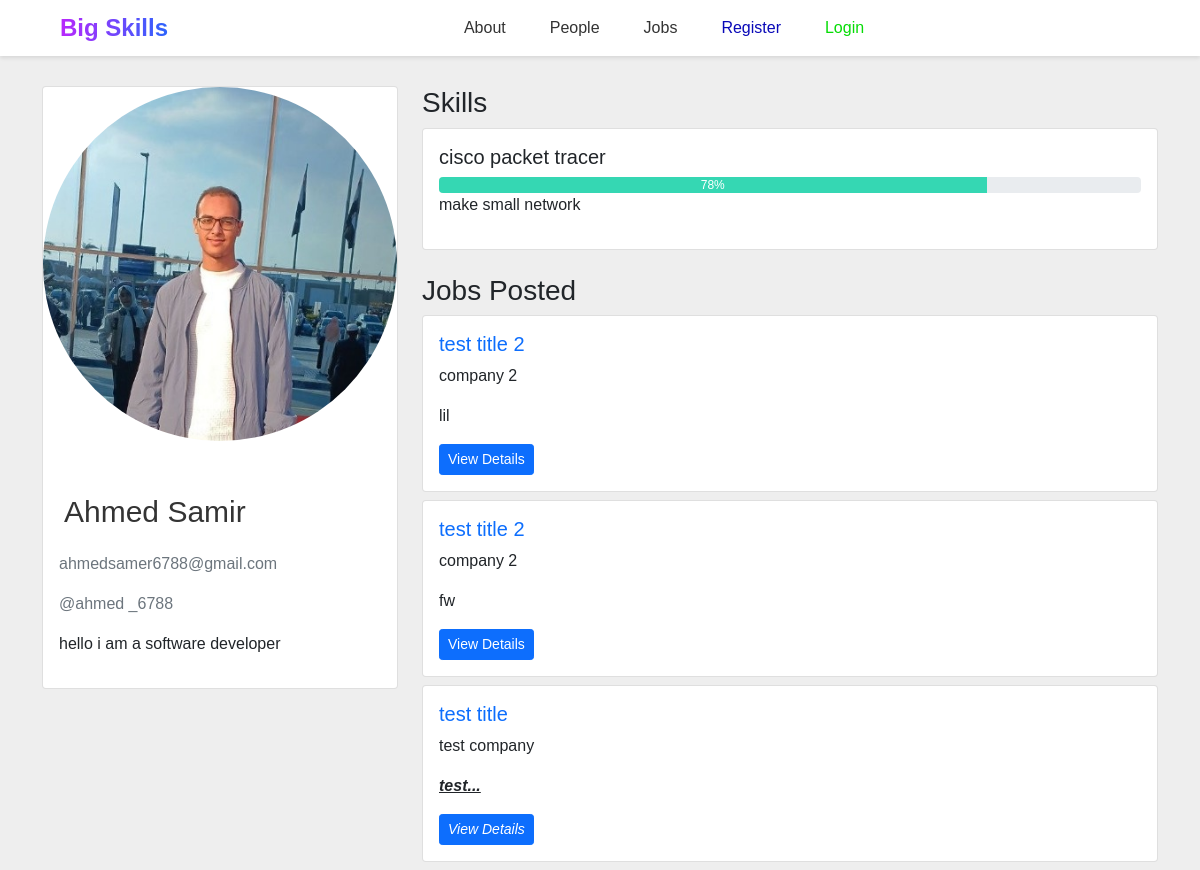
The page /user/ahmed _6788 on the database its author committed.
### webapp/models.py (models this page shows, shortened)
class User(db.Model, UserMixin):
    id = db.Column(db.Integer, primary_key=True)
    fname = db.Column(db.String(25), nullable=False)
    lname = db.Column(db.String(25), nullable=False)
    username = db.Column(db.String(25), unique=True, nullable=False)
    email = db.Column(db.String(125), unique=True, nullable=False)
    image_file = db.Column(db.String(255), nullable=False, default="default/default.png")  # Increased length
    password = db.Column(db.String(60), nullable=False)
    phone_number = db.Column(db.String(15), nullable=True)
    bio = db.Column(db.Text, nullable=True)
    resume_link = db.Column(db.String(255), nullable=True)
    register_as = db.Column(db.String(255), nullable=True)
    skills = db.relationship("Skills", backref="author", lazy=True)

class Skills(db.Model):
    id = db.Column(db.Integer, primary_key=True)
    title = db.Column(db.String(100), nullable=False)
    date_posted = db.Column(db.DateTime, nullable=False, default=datetime.utcnow)
    prog = db.Column(db.Integer, nullable=False)
    desc = db.Column(db.String(32), nullable=False)
    user_id = db.Column(db.Integer, db.ForeignKey("user.id"), nullable=False)

class Jobs(db.Model):
    id = db.Column(db.Integer, primary_key=True)
    title = db.Column(db.String(100), nullable=False)
    type = db.Column(db.String(50), nullable=False)
    company = db.Column(db.String(100), nullable=False)
    company_url = db.Column(db.String(255), nullable=True)
    description = db.Column(db.Text, nullable=False)
    skills_required = db.Column(db.String(255), nullable=False)
    link_to_apply = db.Column(db.String(255), nullable=False)
    date_posted = db.Column(db.DateTime, nullable=False, default=datetime.utcnow)
    deadline = db.Column(db.DateTime, nullable=False)
    posted_by_id = db.Column(db.Integer, db.ForeignKey("user.id"), nullable=False)
    posted_by = db.relationship("User", backref="posted_jobs")
    saved_by = db.relationship("User", secondary="job_saves", backref="saved_jobs")

### webapp/routes.py (the view)
@main_pages.route('/user/<string:username>')
def user_info(username):
    try:
        user = User.query.filter_by(username=username).first_or_404()
        skills = Skills.query.filter_by(author=user)\
                            .order_by(Skills.date_posted.desc())\
                            .all()
        jobs_posted = Jobs.query.filter_by(posted_by=user)\
                               .order_by(Jobs.date_posted.desc())\
                               .all()
        return render_template('user_info.html',
                             title=user.username,
                             user=user,
                             skills=skills,
                             jobs_posted=jobs_posted)
    except Exception as e:
        print(f"Error in user_info route: {str(e)}")
        abort(500)

### webapp/templates/user_info.html
{% extends "layout.html" %}
{% block content %}
<div class="container">
    <div class="row">
        <div class="col-md-4">
            <div class="card">
                <img src="{{ url_for('static', filename='profile_pics/' + user.image_file) }}"
                     class="card-img-top rounded-circle"
                     alt="Profile picture">
                <div class="card-body">
                    <h2>{{ user.fname }} {{ user.lname }}</h2>
                    <p class="text-muted">{{ user.email }}</p>
                    <p class="text-muted">@{{ user.username }}</p>
                    {% if user.bio %}
                        <p>{{ user.bio }}</p>
                    {% endif %}
                </div>
            </div>
        </div>
        <div class="col-md-8">
            <h3>Skills</h3>
            {% if skills %}
                {% for skill in skills %}
                    <div class="card mb-2">
                        <div class="card-body">
                            <h5>{{ skill.title }}</h5>
                            <div class="progress">
                                <div class="progress-bar"
                                     role="progressbar"
                                     style="background-color: rgba(14, 212, 166, 0.818); width: {{ skill.prog }}%"
                                     aria-valuenow="{{ skill.prog }}"
                                     aria-valuemin="0"
                                     aria-valuemax="100">
                                    {{ skill.prog }}%
                                </div>
                            </div>
                            <p>{{ skill.desc }}</p>
                        </div>
                    </div>
                {% endfor %}
            {% else %}
                <p>No skills added yet.</p>
            {% endif %}
            <h3 class="mt-4">Jobs Posted</h3>
            {% if jobs_posted %}
            {% for job in jobs_posted %}
            <div class="card mb-2">
                <div class="card-body">
                    <h5><a href="{{ url_for('main_pages.job_detail', job_id=job.id) }}">{{ job.title }}</a></h5>
                    <p>{{ job.company }}</p>
                    <p>{{ job.description|safe|truncate(100) }}</p>
                    <a href="{{ url_for('main_pages.job_detail', job_id=job.id) }}" class="btn btn-primary btn-sm">
                        View Details
                    </a>
                </div>
            </div>
        {% endfor %}
            {% else %}
                <p>No jobs posted yet.</p>
            {% endif %}
        </div>
    </div>
</div>
{% endblock %}

### webapp/static/css/main.css (style rules this page uses)
:root { --main-color:#2196f3; --main-color-alt:#1787e0; --main-transition:0.3s; --main-padding-top:100px; --main-padding-bottom:100px; --Section-background:#ececec; }
html { scroll-behavior: smooth; }
* { -webkit-box-sizing: border-box; -moz-box-sizing: border-box; box-sizing: border-box; padding: 0; margin: 0; }
* { border: 0; box-sizing: border-box; margin: 0; padding: 0; }
.container { margin-top: 30px !important; }
a { text-decoration: none; }
body { background-color: #eee; font-family:Arial, Helvetica, sans-serif; }
.container { animation: fade-in 1s ease-in-out; }
h2 { margin: 1em 0 0.5em 0; color: #343434; font-weight: normal; font-size: 30px; line-height: 40px; font-family: 'Orienta', sans-serif; padding: 5px; transition: 0.5s; width:fit-content }
:root { --bg: #e3e4e8; --fg: #17181c; --input: #ffffff; --primary: #255ff4; --dur: 1s; }

### rows shown on the page
User: image_file (picture), fname "Ahmed", lname "Samir", email "ahmedsamer6788@gmail.com", username "ahmed _6788", bio "hello i am a software developer"
Skills: title "cisco packet tracer", prog "78", desc "make small network"
Jobs: title "test title 2", company "company 2", description "lil"
Jobs: title "test title 2", company "company 2", description "fw"
Jobs: title "test title", company "test company", description "test..."
